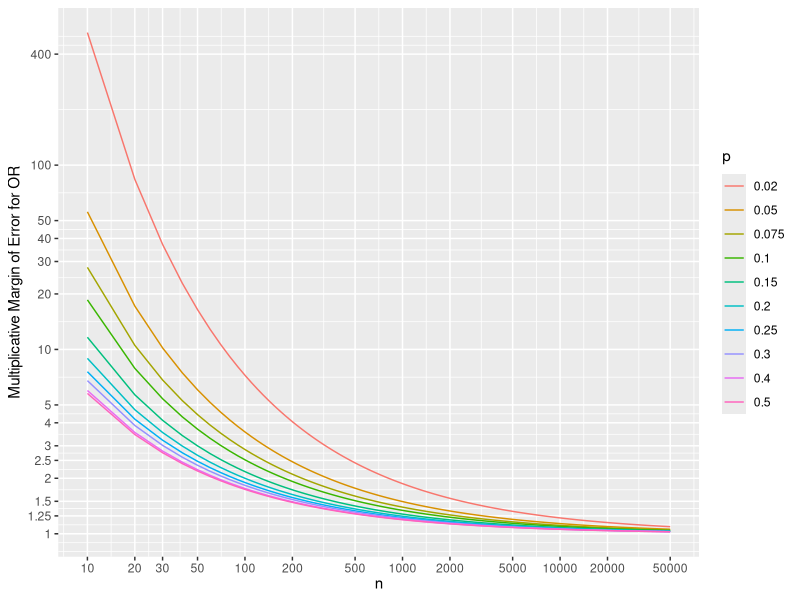

Recreate this plot in R.
## ----echo=FALSE----------------------------------------------------------
require(Hmisc)
knitrSet('prop')

## ----ptwo----------------------------------------------------------------
n1 <- 3220;     n2 <- 10245
p1 <- 683 / n1; p2 <- 1498 / n2
pp <- (n1 * p1 + n2 * p2) / (n1 + n2)
se <- sqrt(pp * (1 - pp) * (1 / n1 + 1 / n2))
z  <- (p1 - p2) / se
pval <- 2 * (1 - pnorm(abs(z)))
round(c(p1=p1, p2=p2, pooled=pp, se=se, z=z, pval=pval), 4)

## ----pearsonchi----------------------------------------------------------
x <- matrix(c(2537, 8747, 683, 1498), nrow=2, byrow=TRUE)
x
chisq.test(x, correct=FALSE)
# Also compute more accurate P-value based on 1M Monte-Carlo simulations
chisq.test(x, correct=FALSE, simulate.p.value=TRUE, B=1e6)

## ----bpower--------------------------------------------------------------
require(Hmisc)
bpower(.5, .7, n1=100, n2=100)

## ----bsamsize------------------------------------------------------------
bsamsize(.0015, 0.8 * .0015, alpha=0.05, power=0.8)

## ----moeprop-------------------------------------------------------------
diff <- .05
qnorm(.975)^2 / 2 / (diff ^ 2)

## ----mmeor,w=7,h=6,cap='Multiplicative margin of error related to 0.95 confidence limits of an odds ratio, for varying $n$ and $p$ (different curves), assuming the unknown true probability in each group is no lower than $p$',scap='Multiplicative margin of error for odds ratios'----
require(ggplot2)
d <- expand.grid(n=c(seq(10, 1000, by=10), seq(1100, 50000, by=100)),
                 p=c(.02, .05, .075, .1, .15, .2, .25, .3, .4, .5))
d$selor <- with(d, sqrt(2 / (p * (1 - p) * n)))
d$mmoe  <- with(d, exp(qnorm(0.975) * selor))
mb <- c(1, 1.25, 1.5, 2, 2.5, 3, 4, 5, 10, 20, 30, 40, 50, 100, 400)
ggplot(aes(x=n, y=mmoe, color=factor(p)), data=d) +   # Fig. (*\ref{fig:prop-mmeor}*)
  geom_line() +
  scale_x_log10(breaks=c(10,20,30,50,100,200,500,1000,2000,5000,10000,
                  20000,50000)) +
  scale_y_log10(breaks=mb, labels=as.character(mb)) +
  xlab(expression(n)) + ylab('Multiplicative Margin of Error for OR') +
  guides(color=guide_legend(title=expression(p)))

## ----surgss--------------------------------------------------------------
round(bsamsize(.3, .1, fraction=1/11, power=.9))
round(bsamsize(.4, .2, fraction=1/11, power=.9))
round(bsamsize(.7, .9, fraction=1/11, power=.9))

## ----surgdata------------------------------------------------------------
n1 <- 25;     n2 <- 111
p1 <- 6 / n1; p2 <- 11 / n2
or <- p1 / (1 - p1) / (p2 / (1 - p2))
or
# Standard error of log odds ratio:
selor <- sqrt(1 / (n1 * p1 * (1 - p1)) + 1 / (n2 * p2 * (1 - p2)))
# Get 0.95 confidence limits
exp(log(or) + c(-1, 1) * qnorm(0.975) * selor)
# Multiplying a constant by the vector -1, 1 does +/-
x <- matrix(c(6, 19, 11, 100), nrow=2, byrow=TRUE)
x
chisq.test(x, correct=FALSE)

## ----fet-----------------------------------------------------------------
fisher.test(x)
